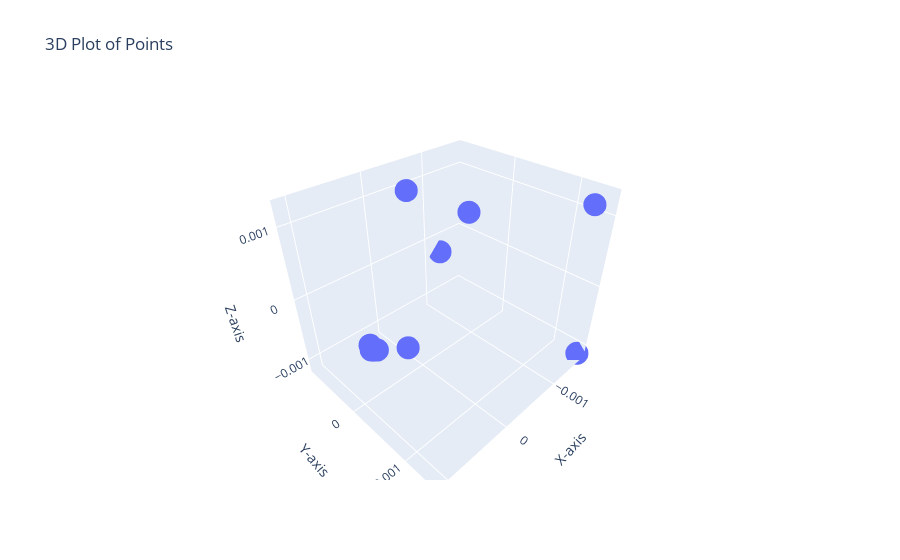

Notebook code cell kept with this figure:
### Code cell
MDS_2(12,10,0,0.3)

### Figure 1 — Plotly figure (JSON) as saved in the notebook; plotly's stock layout.template omitted (floating-point values rounded to 4 significant figures)
{"data": [{"mode": "markers", "type": "scatter3d", "x": [0.001068, 0.001068, 0.001026, 0.001087, 0.001082, 0.0006906, 0.001076, -0.00166, -0.0001341, -0.0007542, -0.001503, -0.001235], "y": [0.000459, 0.000459, 0.0004722, 0.0004509, 0.0004528, 0.0005715, 0.0004226, 0.001433, -0.0003129, 0.0001072, 0.001342, -0.0009235], "z": [5.331e-05, 5.331e-05, 3.708e-05, 6.378e-05, 6.14e-05, -8.288e-05, 0.0001059, -0.00115, 0.001248, 0.0009066, 0.001164, -0.0002811]}], "layout": {"scene": {"xaxis": {"title": {"text": "X-axis"}}, "yaxis": {"title": {"text": "Y-axis"}}, "zaxis": {"title": {"text": "Z-axis"}}}, "title": {"text": "3D Plot of Points"}}}
